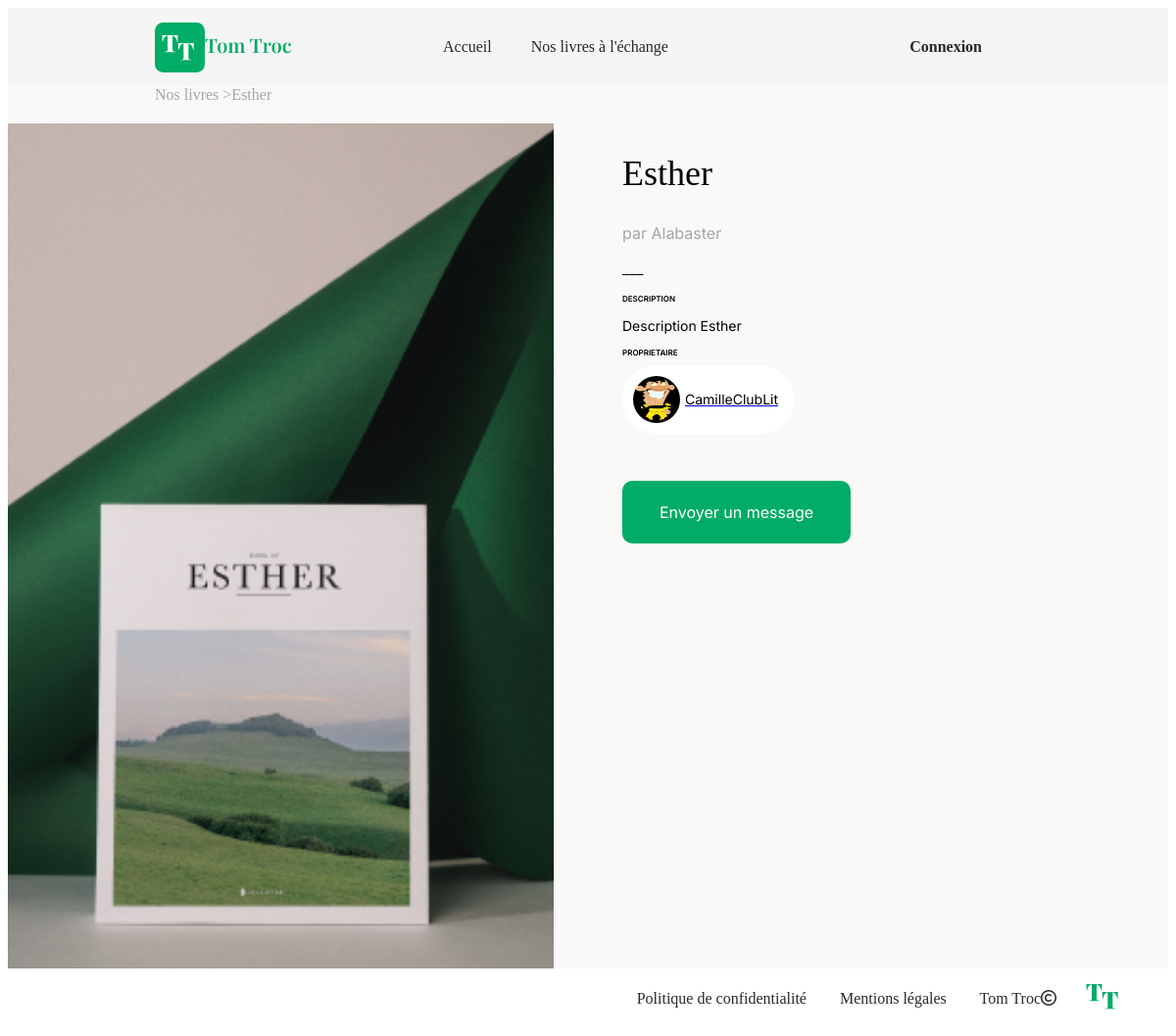
Page /index.php?action=book&id=1 on the committed database.
### tables this page shows
CREATE TABLE IF NOT EXISTS `book` (
  `id` int(11) NOT NULL AUTO_INCREMENT,
  `title` varchar(255) NOT NULL,
  `author` varchar(255) NOT NULL,
  `image` varchar(255) NOT NULL,
  `description` text NOT NULL,
  `status` tinyint(1) NOT NULL,
  `id_user` int(11) NOT NULL,
  PRIMARY KEY (`id`),
  KEY `link_book_user` (`id_user`)
);

CREATE TABLE IF NOT EXISTS `user` (
  `id` int(11) NOT NULL AUTO_INCREMENT,
  `pseudo` varchar(50) NOT NULL,
  `email` varchar(255) NOT NULL,
  `password` varchar(255) NOT NULL,
  `registration_date` datetime NOT NULL,
  `avatar_url` varchar(255) NOT NULL,
  PRIMARY KEY (`id`)
);

### views/View.php (called while the page is built, shortened)
<?php
class View
{
    public function render(string $viewName, array $params = []) : void
    {
        $viewPath = $this->buildViewPath($viewName);
        $content = $this->_renderViewFromTemplate($viewPath, $params);
    }
    private function _renderViewFromTemplate(string $viewPath, array $params = []) : string
    {
        if (file_exists($viewPath)) {
            extract($params);
            require($viewPath);
            return ob_get_clean();
        } else {
            throw new Exception("La vue '$viewPath' est introuvable.");
        }
    }
    private function buildViewPath(string $viewName) : string
    {
        return TEMPLATE_VIEW_PATH . $viewName . '.php';
    }
}

### controllers/BookController.php (called while the page is built, shortened)
<?php
class BookController extends AbstractController {
    public function showBook() : void
    {
        $idBook = Utils::request("id");
        $bookManager = new BookManager();
        $book = $bookManager->getBook($idBook);
        $view = new View("Book");
        $view->render("book", $this->getParams(['book' => $book]));
    }
}

### index.php (called while the page is built, shortened)
<?php
$action = Utils::request('action', 'home');
try {
        switch ($action) {
        case 'book':
            $bookController = new BookController();
            $bookController->showBook();
            break;
    }
} catch (Exception $e) {
    $errorView = new View('Erreur');
    $errorView->render('errorPage', ['errorMessage' => $e->getMessage()]);
}

### models/DBManager.php (called while the page is built, shortened)
<?php
class DBManager
{
    private static $instance;
    private $db;
    private function __construct()
    {
        $this->db = new PDO('mysql:host=' . DB_HOST . ';dbname=' . DB_NAME . ';charset=utf8', DB_USER, DB_PASS);
        $this->db->setAttribute(PDO::ATTR_ERRMODE, PDO::ERRMODE_EXCEPTION);
        $this->db->setAttribute(PDO::ATTR_DEFAULT_FETCH_MODE, PDO::FETCH_ASSOC);
    }
    public static function getInstance() : DBManager
    {
        if (!self::$instance) {
            self::$instance = new DBManager();
        }
        return self::$instance;
    }
    public function query(string $sql, ?array $params = null) : PDOStatement
    {
        if ($params == null) {
            $query = $this->db->query($sql);
        } else {
            $query = $this->db->prepare($sql);
            $query->execute($params);
        }
        return $query;
    }
}

### services/Utils.php (called while the page is built, shortened)
<?php
class Utils {
    public static function request(string $variableName, mixed $defaultValue = null) : mixed
    {
        return $_REQUEST[$variableName] ?? $defaultValue;
    }
}

### models/AbstractEntityManager.php (called while the page is built, shortened)
<?php
abstract class AbstractEntityManager {
    public function __construct()
    {
        $this->db = DBManager::getInstance();
    }
}

### models/BookManager.php (called while the page is built, shortened)
<?php
class BookManager extends AbstractEntityManager
{
    public function getBook(int $id) : ?Book
    {
        $sql = "SELECT book.*, user.pseudo, user.avatar_url FROM book LEFT JOIN user ON book.id_user = user.id WHERE book.id = :id";
        $result = $this->db->query($sql, ['id' => $id]);
        $book = $result->fetch();
        if ($book) {
            return new Book($book);
        }
        return null;
    }
}

### models/AbstractEntity.php (called while the page is built, shortened)
<?php
abstract class AbstractEntity
{
    protected function hydrate(array $data) : void
    {
        foreach ($data as $key => $value) {
            $method = 'set' . str_replace('_', '', ucwords($key, '_'));
        }
    }
}

### models/Book.php (called while the page is built, shortened)
<?php
 class Book extends AbstractEntity
 {
    private string $title;
    private string $author;
    private string $image;
    private string $description;
    private int $idUser;
    private ?string $pseudo;
    private ?string $avatarUrl=null;
    public function setTitle(string $title) : void
    {
        $this->title = $title;
    }
    public function getTitle() : string
    {
        return $this->title;
    }
    public function setAuthor(string $author) : void
    {
        $this->author = $author;
    }
    public function getAuthor() : string
    {
        return $this->author;
    }
    public function setImage(string $image) : void
    {
        $this->image = $image;
    }
     public function getImage() : string
     {
        if ($this->image){
            return $this->image;
        } else {
            return $image="avatarbook.png";
        }
     }
    public function setDescription(string $description) : void
    {
        $this->description = $description;
    }
    public function getDescription(int $length = -1) : string
    {
        return $this->description;
    }
    public function setIdUser(int $idUser) : void
    {
        $this->idUser = $idUser;
    }
    public function getIdUser() : int
    {
        return $this->idUser;
    }
    public function setPseudo(?string $pseudo) : void
    {
        $this->pseudo = $pseudo;
    }
    public function getPseudo() : ?string
    {
        return $this->pseudo;
    }
    public function setAvatarUrl(?string $avatarUrl) : void
    {
        $this->avatarUrl = $avatarUrl;
    }
    public function getAvatarUrl() : ?string
    {
        return $this->avatarUrl;
    }
 }

### views/templates/book.php (the view, shortened to what this page needs)
<section class="book">
    <div class="book-go-back">
        <a href="index.php?action=gallery">Nos livres</a> ><?= $book->getTitle() ?>
    </div>
    <div class="book-presentation">
        <div class="book-picture">
            <img src="./images/<?= $book->getImage() ?>" alt="">
        </div>
        <div class="book-text">
            <div class="book-title-author">
                <h1><?= $book->getTitle() ?></h1>
                <p>par <?= $book->getAuthor() ?></p>
            </div>
            <p>___</p>
            <h3>DESCRIPTION</h3>
            <div class="book-description">
                <p><?= $book->getDescription() ?></p>
            </div>
            <h3>PROPRIETAIRE</h3>
            <a href="index.php?action=userprofil&id=<?=$book->getIdUser()?>">
                <div class="book-owner">
                    <img src="./images/<?= $book->getAvatarUrl() ?>" alt="">
                    <p><?= $book->getPseudo() ?></p>
                </div>
            </a>
            <div class=div-link-button>
                <a class="link-button" href="index.php?action=messaging&contactid=<?= $book->getIdUser() ?>">Envoyer un message</a>
            </div>
        </div>
    </div>
</section>

### css/style.css (style rules this page uses)
h1 { font-style: "Playfair Display"; font-size : 36px; font-weight: 400; color: #000000; }
h3 { font-family: "Inter", sans-serif; font-size: 8px; font-weight: 600; color:#000000; }
p { font-family: "Inter", sans-serif; font-size: 16px; font-weight: 300; color:#000000; }
.link-button { font-family: "Inter", sans-serif; color: #ffffff; font-size: 16px; width: 322px; height: 63px; padding: 22px 38px 22px 38px; border-radius: 10px; border: 0px; margin-top: 20px; background-color: #01AC66; text-decoration: none; }
.div-link-button { margin-top: 70px; margin-bottom: 70px; }
.book { display: flex; flex-direction: column; width: 100%; }
.book-go-back { margin-left: 150px; color: #A6A6A6; margin-bottom: 20px; }
.book-go-back a { color: #A6A6A6; text-decoration: none; }
.book-presentation { display: flex; flex-direction: row; background-color: #faf9f7; }
.book-picture { width:720px; height: 863px; }
.book-picture img { width: 100%; height: 100%; object-fit: cover; }
.book-text { width:720px; padding-left: 70px; }
.book-title-author p { font-family: "Inter", sans-serif; font-size: 16px; font-weight: 400; color : #a6a6a6; }
.book-description { width: 485px; }
.book-description p { font-family: "Inter", sans-serif; font-size: 14px; font-weight: 400; color:#000000; }
.book-owner { display: flex; align-items: center; width: fit-content; padding : 6px 17px 6px 6px; background-color: white; border-radius: 114px; }
.book-owner p { font-family: "Inter", sans-serif; font-size: 14px; font-weight: 400; color:#000000; }
.book-owner img { margin: 5px; width : 48px; height: 48px; border-radius: 200px; }

### rows in the picture
book: title "Esther", author "Alabaster", description "Description Esther", id_user.avatar_url (picture), id_user.pseudo "CamilleClubLit"
